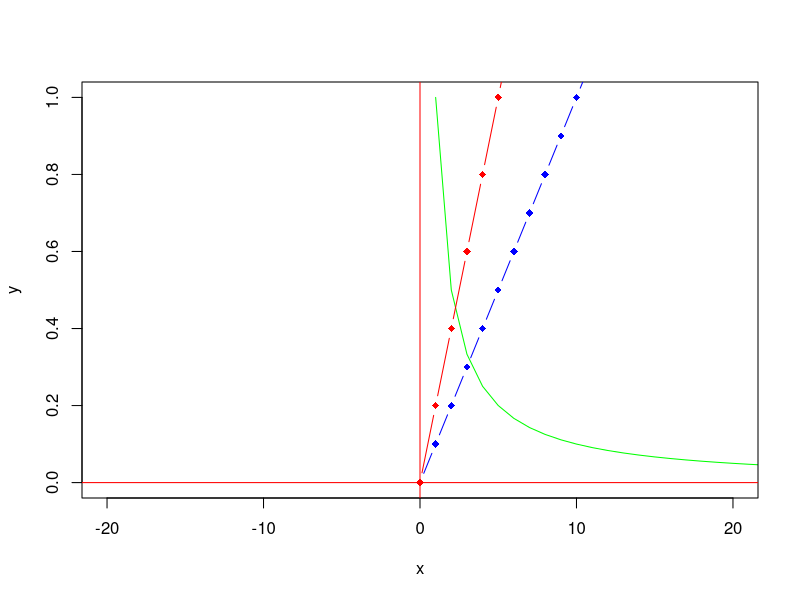

This figure's R source:
#assignment six question two

x<- seq(0,50, 1)
x
y<- 1/x
y


plot(x, y, type="l", pch=19,xlim = c(-20,20) ,ylim = c(0,1),col="green", xlab="x", ylab="y")

y2<- 0.1*x
y3<- 0.2*x
lines(x, y2, pch=18, col="blue", type="b", lty=1)

lines(x, y3, pch=18, col="red", type="b", lty=1)



abline(h=0,col='red')

abline(v=0,col= 'red')
